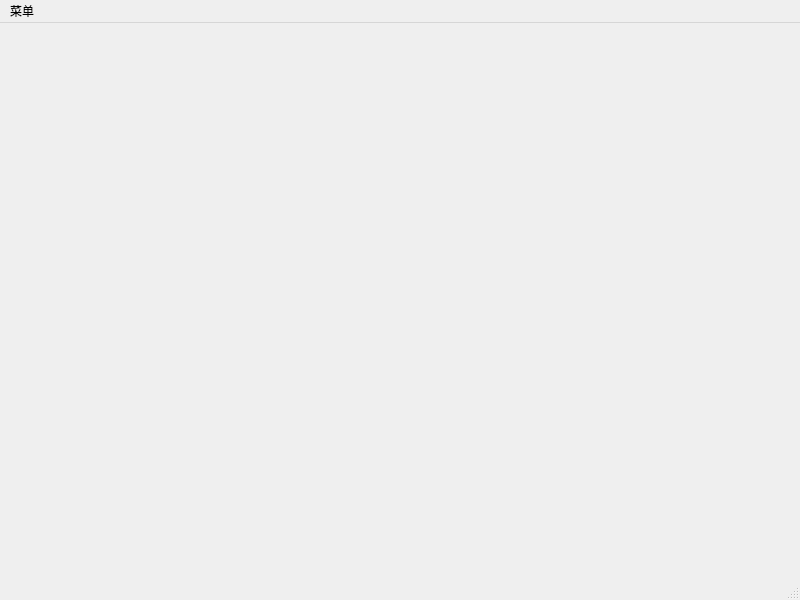
<?xml version="1.0" encoding="UTF-8"?>
<ui version="4.0">
 <class>PlayScene</class>
 <widget class="QMainWindow" name="PlayScene">
  <property name="geometry">
   <rect>
    <x>0</x>
    <y>0</y>
    <width>800</width>
    <height>600</height>
   </rect>
  </property>
  <property name="windowTitle">
   <string>MainWindow</string>
  </property>
  <widget class="QWidget" name="centralwidget"/>
  <widget class="QMenuBar" name="menubar">
   <property name="geometry">
    <rect>
     <x>0</x>
     <y>0</y>
     <width>800</width>
     <height>23</height>
    </rect>
   </property>
   <widget class="QMenu" name="menu">
    <property name="title">
     <string>菜单</string>
    </property>
    <addaction name="startAct"/>
    <addaction name="exitAct"/>
   </widget>
   <addaction name="menu"/>
  </widget>
  <widget class="QStatusBar" name="statusbar"/>
  <action name="startAct">
   <property name="text">
    <string>开始</string>
   </property>
  </action>
  <action name="exitAct">
   <property name="text">
    <string>退出</string>
   </property>
  </action>
 </widget>
 <resources/>
 <connections/>
</ui>
